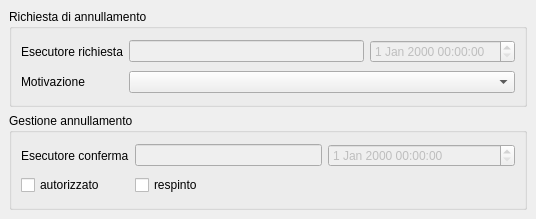
<?xml version="1.0" encoding="UTF-8"?>
<ui version="4.0">
 <class>MainWindow</class>
 <widget class="QMainWindow" name="MainWindow">
  <property name="geometry">
   <rect>
    <x>0</x>
    <y>0</y>
    <width>536</width>
    <height>219</height>
   </rect>
  </property>
  <property name="windowTitle">
   <string>Annullamento protocollo</string>
  </property>
  <property name="noinsert" stdset="0">
   <bool>true</bool>
  </property>
  <property name="nodelete" stdset="0">
   <bool>true</bool>
  </property>
  <widget class="QWidget" name="centralwidget">
   <layout class="QVBoxLayout" name="verticalLayout">
    <item>
     <widget class="QGroupBox" name="groupBox">
      <property name="title">
       <string>Richiesta di annullamento</string>
      </property>
      <layout class="QGridLayout" name="gridLayout_2">
       <item row="0" column="0">
        <widget class="QLabel" name="label">
         <property name="text">
          <string>Esecutore richiesta</string>
         </property>
        </widget>
       </item>
       <item row="0" column="1">
        <widget class="QLineEdit" name="lineEdit">
         <property name="enabled">
          <bool>false</bool>
         </property>
         <property name="column" stdset="0">
          <string>esecutorerichiesta</string>
         </property>
        </widget>
       </item>
       <item row="0" column="2">
        <widget class="com.axiastudio.pypapi.ui.widgets.PyPaPiDateTimeEdit" name="dateTimeEdit_2">
         <property name="enabled">
          <bool>false</bool>
         </property>
         <property name="column" stdset="0">
          <string>datarichiesta</string>
         </property>
        </widget>
       </item>
       <item row="1" column="0">
        <widget class="QLabel" name="label_2">
         <property name="text">
          <string>Motivazione</string>
         </property>
        </widget>
       </item>
       <item row="1" column="1" colspan="2">
        <widget class="com.axiastudio.pypapi.ui.widgets.PyPaPiComboBox" name="comboBox_motivazione">
         <property name="column" stdset="0">
          <string>motivazioneannullamento</string>
         </property>
        </widget>
       </item>
      </layout>
     </widget>
    </item>
    <item>
     <widget class="QGroupBox" name="groupBox_2">
      <property name="title">
       <string>Gestione annullamento</string>
      </property>
      <layout class="QGridLayout" name="gridLayout">
       <item row="0" column="0">
        <widget class="QLabel" name="label_3">
         <property name="text">
          <string>Esecutore conferma</string>
         </property>
        </widget>
       </item>
       <item row="0" column="1">
        <widget class="QLineEdit" name="lineEdit_2">
         <property name="enabled">
          <bool>false</bool>
         </property>
         <property name="column" stdset="0">
          <string>esecutoreautorizzazione</string>
         </property>
        </widget>
       </item>
       <item row="0" column="2">
        <widget class="com.axiastudio.pypapi.ui.widgets.PyPaPiDateTimeEdit" name="dateTimeEdit">
         <property name="enabled">
          <bool>false</bool>
         </property>
         <property name="column" stdset="0">
          <string>dataautorizzazione</string>
         </property>
        </widget>
       </item>
       <item row="1" column="0">
        <widget class="QCheckBox" name="checkBox_autorizzato">
         <property name="text">
          <string>autorizzato</string>
         </property>
         <property name="column" stdset="0">
          <string>autorizzato</string>
         </property>
        </widget>
       </item>
       <item row="1" column="1">
        <widget class="QCheckBox" name="checkBox_respinto">
         <property name="text">
          <string>respinto</string>
         </property>
         <property name="column" stdset="0">
          <string>respinto</string>
         </property>
        </widget>
       </item>
       <item row="1" column="2">
        <spacer name="horizontalSpacer_2">
         <property name="orientation">
          <enum>Qt::Horizontal</enum>
         </property>
         <property name="sizeHint" stdset="0">
          <size>
           <width>142</width>
           <height>20</height>
          </size>
         </property>
        </spacer>
       </item>
      </layout>
     </widget>
    </item>
   </layout>
  </widget>
 </widget>
 <customwidgets>
  <customwidget>
   <class>com.axiastudio.pypapi.ui.widgets.PyPaPiComboBox</class>
   <extends>QComboBox</extends>
   <header>pypapicombobox.h</header>
  </customwidget>
  <customwidget>
   <class>com.axiastudio.pypapi.ui.widgets.PyPaPiDateTimeEdit</class>
   <extends>QDateTimeEdit</extends>
   <header>pypapidatetimeedit.h</header>
  </customwidget>
 </customwidgets>
 <resources/>
 <connections/>
</ui>
